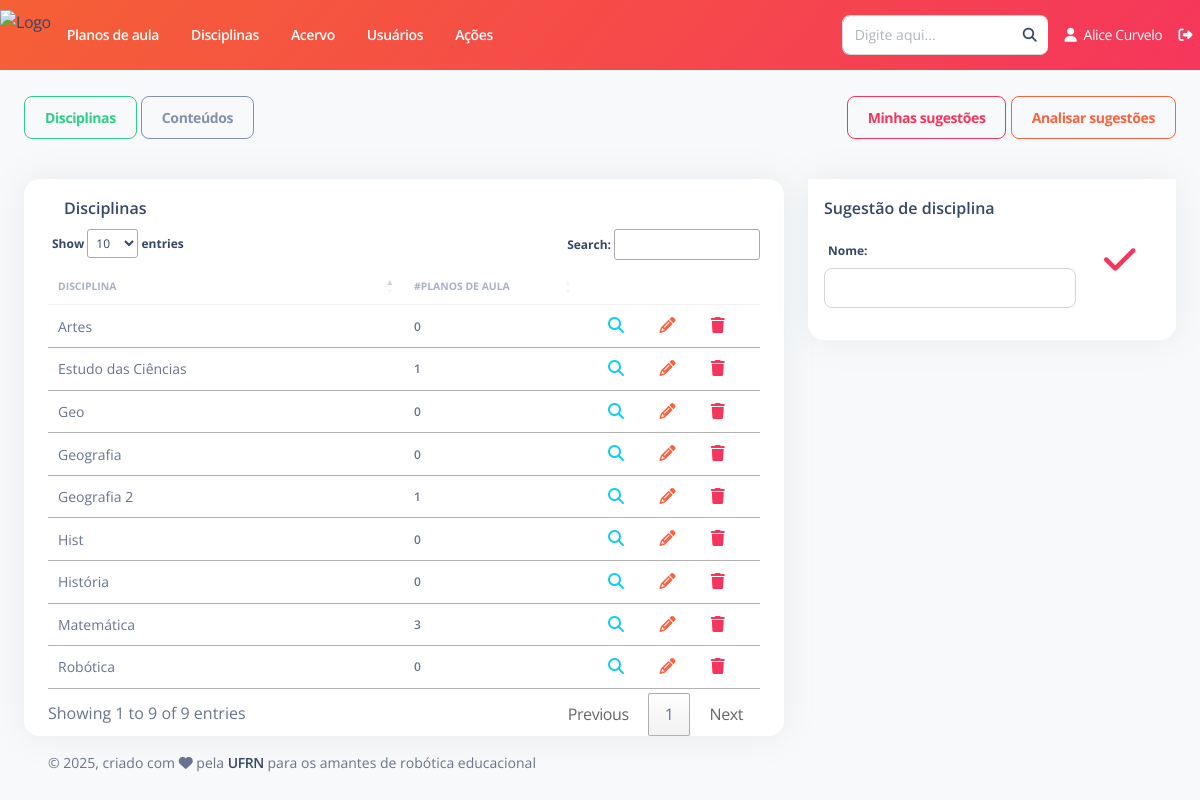
/disciplina/listar/ (signed in), run on the app's committed database.
### Disciplina/models.py (models this page shows)
class Disciplina(models.Model):
    nome = models.CharField(unique=True, max_length=200, verbose_name="Nome")
    status = models.CharField(max_length=7, choices=STATUS, default='Ativo')
    def __str__(self):
        return self.nome
    class Meta:
        ordering = ['nome']
        verbose_name = "Disciplina"
        verbose_name_plural = "Disciplinas"

### Disciplina/views.py (the view)
# urls.py: path('listar/', views.ListarTodasAcoes.as_view(), name='listar'),
@login_required
def listar(request):
    planos_aula = PlanoAula.objects.filter(status=True)
    disciplinas = Disciplina.objects.filter(status="Ativo")
    conteudos = Conteudo.objects.filter(status="Ativo")
    informacoes = {
        'lista_disciplinas': encontrar_planos_aula_disciplina(planos_aula, list(disciplinas)),
        'lista_conteudos': conteudos,
    }
    return render(request, "Disciplina/listar.html", informacoes)

### rap/views.py (called while the page is built)
def encontrar_planos_aula_disciplina(planos_aula, disciplinas):
    print(disciplinas)
    inf_disciplinas = []
    for disciplina in disciplinas:
        informacoes = []
        informacoes.append(disciplina)
        informacoes.append(0)
        inf_disciplinas.append(informacoes)
    for plano_aula in planos_aula:
        disciplinas_pa = []
        for conteudo in plano_aula.conteudos.all():
            if conteudo.disciplina not in disciplinas_pa:
                disciplinas_pa.append(conteudo.disciplina)
        for disciplina in disciplinas_pa:
            if (disciplina in disciplinas):
                indice = disciplinas.index(disciplina)
                inf_disciplinas[indice][1] += 1
    return inf_disciplinas

### templates/Disciplina/listar.html (shortened to what this page needs)
{% extends "Base/base.html" %}
{% load static %}
{% block conteudo %}
<br>
<div class="d-flex justify-content-between">
  <div>
    <button id="btn_disciplina" class="btn btn-outline-success" onclick="mostrar_disciplinas()">Disciplinas</button>
    <button id="btn_conteudo" class="btn btn-outline-secondary" onclick="mostrar_conteudos()">Conteúdos</button>
  </div>
  <div>
    <a href="{% url 'disciplina:listar_sugestoes_usuario' pk=user.id %}" class="btn btn-outline-danger">Minhas sugestões</a>
    {% if user.is_superuser %}
      <a href="{% url 'disciplina:listar_sugestoes' %}" class="btn btn-outline-warning">Analisar sugestões</a>
    {% endif %}
  </div>
</div>
<div id="div_disciplina">
<div class="row mt-4">
  <div class="col-lg-8 col-md-12 mb-lg-0 mb-4">
    <div class="card container">
      <div class="card-header pb-0 p-3">
        <div class="d-flex justify-content-between">
          <h6 class="mb-2">Disciplinas</h6>
        </div>
      </div>
      <div class="table-responsive">
          <table id="tabela_disciplinas" class="table align-items-center" cellspacing="0">
            <col style="width: 50%;">
            <col style="width: 25%;">
            <col style="width: 25%;">
            <thead>
              <tr>
                <th class="text-uppercase text-secondary text-xxs font-weight-bolder opacity-7">Disciplina</th>
                <th class="text-uppercase text-secondary text-xxs font-weight-bolder opacity-7">#Planos de Aula</th>
                <th class="text-uppercase text-secondary text-xxs font-weight-bolder opacity-7"></th>
              </tr>
            </thead>
            <tbody>
                {% for disciplina in lista_disciplinas %}
                    <tr>
                        <td><p class="text-sm mb-0">{{disciplina.0.nome}}</p></td>
                        <td><p class="text-xs font-weight-bold mb-0">{{disciplina.1}}</p></td>
                        <td>
                          <a href="{% url 'plano_aula:listar' %}?conteudos__disciplina={{ disciplina.0.id }}">
                              <i class="fas fa-magnifying-glass px-3"
                              style="color: var(--bs-info);"></i>
                          </a>
                          {% if user.is_superuser %}
                            <a href="" class="editar-disciplina-btn text-primary"
                                data-id="{{ disciplina.0.id }}"
                                data-nome="{{ disciplina.0.nome }}"
                                data-bs-toggle="modal"
                                data-bs-target="#modalEditarDisciplina">
                                <i class="fas fa-pencil px-3"
                                style="color: var(--bs-warning);"></i>
                            </a>
                            <a href="" class="text-danger deletar-disciplina-btn"
                                data-id="{{ disciplina.0.id }}"
                                data-nome="{{ disciplina.0.nome }}"
                                data-bs-toggle="modal"
                                data-bs-target="#modalDeletarDisciplina">
                                <i class="fas fa-trash px-3"
                                style="color: var(--bs-danger);"></i>
                            </a>
                          {% endif %}
                        </td>
                    </tr>
                {% endfor %}
            </tbody>
          </table>
      </div>
    </div>
  </div>
  <div class="col-lg-4 mb-lg-0 mb-4">
    <div class="card">
      <form id="form_disciplina">
        <div class="card-header pb-0 p-3">
          <h6 class="mb-0">Sugestão de disciplina</h6>
        </div>
        <div class="card-body p-3">
          <div class="d-flex justify-content-between">
            <div class="col-md-9 form-group">
                <label for="example-text-input" class="form-control-label">Nome: </label>
                <input id="disciplina_text" class="form-control" type="text">
            </div>
            <div class="col-md-2">
              <a onclick="sugerir_disciplina()">
                <i class="fa fa-check h2 font-weight-bolder text-danger"></i>
              </a>
            </div>
          </div>
        </div>
      </form>
    </div>
  </div>
</div>
</div>
{% endblock %}

### templates/Base/navbar-horizontal.html (shortened to what this page needs)
{% load static %}
<nav class="navbar navbar-expand-lg px-0 shadow-none bg-gradient-danger" style="height: 70px;">
  <div class="collapse navbar-collapse justify-content-between" id="navbar">
    <ul class="navbar-nav">
      <li class="nav-item d-flex align-items-center h-100">
        <a href="{% url 'home' %}" class="d-flex align-items-center" style="height: 50px;">
          <img src="{% static 'assets/img/LogoRAP-transparente.png' %}"
               style="height: 100%; width: auto; display: block;"
               alt="Logo">
        </a>
      </li>
      <li class="nav-item px-3 d-flex align-items-center">
        <a href="{% url 'plano_aula:listar' %}" class="nav-link font-weight-bold px-0 text-white">
          Planos de aula
        </a>
      </li>
      <li class="nav-item px-3 d-flex align-items-center">
        <a href="{% url 'disciplina:listar' %}" class="nav-link font-weight-bold px-0 text-white">
          Disciplinas
        </a>
      </li>
      <li class="nav-item px-3 d-flex align-items-center">
        <a href="{% url 'acervo:acervo' %}" class="nav-link font-weight-bold px-0 text-white">
          Acervo
        </a>
      </li>
      <li class="nav-item px-3 d-flex align-items-center">
        <a href="" class="nav-link font-weight-bold px-0 text-white">
          Usuários
        </a>
      </li>
      <li class="nav-item px-3 d-flex align-items-center">
        <a href="{% url 'acoes:listar' %}" class="nav-link font-weight-bold px-0 text-white">
          Ações
        </a>
      </li>
    </ul>
    <ul class="navbar-nav align-items-center">
      <li class="nav-item me-2">
        <form action="{% url 'buscar' %}" method="get">
            <div class="input-group">
                <input type="text"
                      class="form-control"
                      placeholder="Digite aqui..."
                      name="q"
                      id="input_busca"
                      value="{{ request.GET.q }}">
                <span class="input-group-text">
                    <a href="#" onclick="this.closest('form').submit(); return false;">
                        <i class="fa fa-search"></i>
                    </a>
                </span>
            </div>
        </form>
      </li>
      <li class="nav-item">
        <a href="#" class="nav-link text-white">
          <i class="fa fa-user me-1"></i> {{ user.first_name }} {{ user.last_name }}
        </a>
      </li>
      <li class="nav-item">
        <a href="{% url 'usuario:logout' %}" class="nav-link text-white">
          <i class="fa fa-sign-out-alt"></i>
        </a>
      </li>
    </ul>
  </div>
</nav>

### data on the page
Disciplina: nome "Artes", disciplina "0"
Disciplina: nome "Estudo das Ciências", disciplina "1"
Disciplina: nome "Geo", disciplina "0"
Disciplina: nome "Geografia", disciplina "0"
Disciplina: nome "Geografia 2", id "1"
Disciplina: nome "Hist", disciplina "0"
Disciplina: nome "História", disciplina "0"
Disciplina: nome "Matemática", disciplina "3"
Disciplina: nome "Robótica", disciplina "0"

### other printed values
{{ user.first_name }} "Alice"
{{ user.last_name }} "Curvelo"
